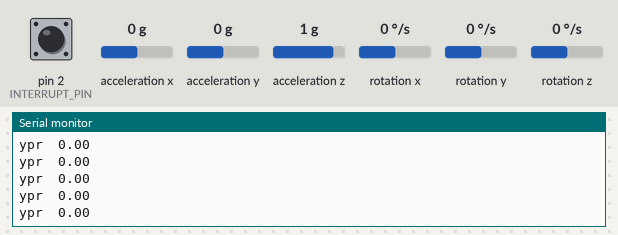
Bench run of a sketch on a simulated Arduino Uno, built with avr-gcc and run on an emulated ATmega328P. On the bench: the last lines printed to the serial monitor. Inputs (shaded band) come from the test bench; at power-on: rotation z 0 °/s, pin 2 (INTERRUPT_PIN) LOW, acceleration x 0 g, acceleration y 0 g, acceleration z 1 g, rotation x 0 °/s, rotation y 0 °/s. The sensor or clock chip raises its interrupt line as the real part does.

Above: at 1.7 s.
1.8 s: rotation z set to -192 °/s
At 2.6 s:
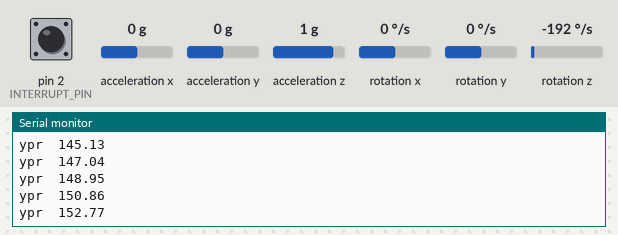
3.3 s: pin 2 (INTERRUPT_PIN) pulled HIGH for 0.15 s
4.9 s: acceleration x set to -1.4 g
At 5.4 s:
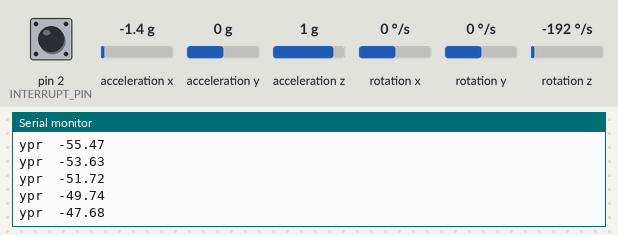
6.4 s: pin 2 (INTERRUPT_PIN) pulled HIGH for 1 s
8.9 s: acceleration y set to -1.4 g
At 9.7 s:
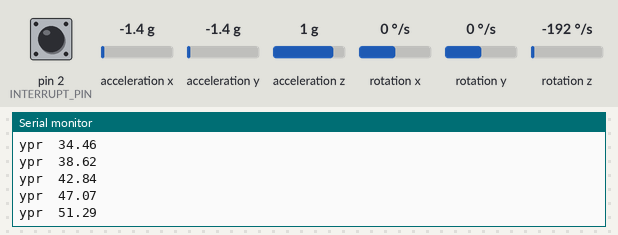
10.4 s: acceleration z set to -1.4 g
At 10.9 s:
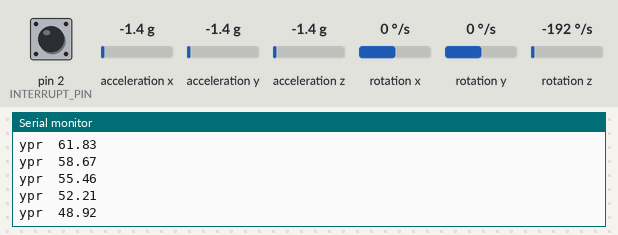
Timing chart, 0 to 12.9 s (numbered marks = the images above; inputs shaded):
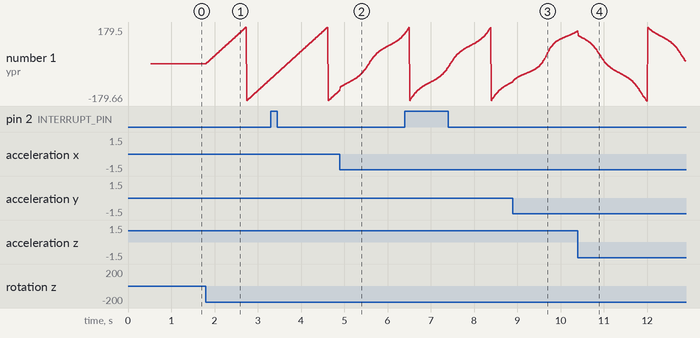

Measured:
- after the input at 1.8 s, the serial monitor: prints a new line at once (image 1)
- plotted number 1: 0 → -73.56 after the input at 1.8 s

The sketch:

MPU_con_grados__se_agrego_a_5_4.ino
```cpp
#include "I2Cdev.h"

#include "MPU6050_6Axis_MotionApps20.h"

#if I2CDEV_IMPLEMENTATION == I2CDEV_ARDUINO_WIRE
    #include "Wire.h"
#endif

MPU6050 mpu;

#define OUTPUT_READABLE_YAWPITCHROLL

#define INTERRUPT_PIN 2  // use pin 2 on Arduino Uno & most boards
#define LED_PIN 13 // (Arduino is 13, Teensy is 11, Teensy++ is 6)
bool blinkState = false;

bool dmpReady = false;  // set true if DMP init was successful
uint8_t mpuIntStatus;   // holds actual interrupt status byte from MPU
uint8_t devStatus;      // return status after each device operation (0 = success, !0 = error)
uint16_t packetSize;    // expected DMP packet size (default is 42 bytes)
uint16_t fifoCount;     // count of all bytes currently in FIFO
uint8_t fifoBuffer[64]; // FIFO storage buffer

Quaternion q;           // [w, x, y, z]         quaternion container
VectorInt16 aa;         // [x, y, z]            accel sensor measurements
VectorInt16 aaReal;     // [x, y, z]            gravity-free accel sensor measurements
VectorInt16 aaWorld;    // [x, y, z]            world-frame accel sensor measurements
VectorFloat gravity;    // [x, y, z]            gravity vector
float euler[3];         // [psi, theta, phi]    Euler angle container
float ypr[3];           // [yaw, pitch, roll]   yaw/pitch/roll container and gravity vector

uint8_t teapotPacket[14] = { '$', 0x02, 0,0, 0,0, 0,0, 0,0, 0x00, 0x00, '\r', '\n' };

volatile bool mpuInterrupt = false;     // indicates whether MPU interrupt pin has gone high
void dmpDataReady() {
    mpuInterrupt = true;
}

void setup() {
    #if I2CDEV_IMPLEMENTATION == I2CDEV_ARDUINO_WIRE
        Wire.begin();
        Wire.setClock(400000); // 400kHz I2C clock. Comment this line if having compilation difficulties
    #elif I2CDEV_IMPLEMENTATION == I2CDEV_BUILTIN_FASTWIRE
        Fastwire::setup(400, true);
    #endif
    Serial.begin(115200);
    while (!Serial); // wait for Leonardo enumeration, others continue immediately

    Serial.println(F("Initializing I2C devices..."));
    mpu.initialize();
    pinMode(INTERRUPT_PIN, INPUT);

    Serial.println(F("Testing device connections..."));
    Serial.println(mpu.testConnection() ? F("MPU6050 connection successful") : F("MPU6050 connection failed"));

    Serial.println(F("Initializing DMP..."));
    devStatus = mpu.dmpInitialize();

    mpu.setXAccelOffset(-1643);
    mpu.setYAccelOffset(589);
    mpu.setZAccelOffset(1333); // 1688 factory default for my test chip
    mpu.setXGyroOffset(418);
    mpu.setYGyroOffset(-57);
    mpu.setZGyroOffset(69);

    if (devStatus == 0) {
        Serial.println(F("Enabling DMP..."));
        mpu.setDMPEnabled(true);

        Serial.println(F("Enabling interrupt detection (Arduino external interrupt 0)..."));
        attachInterrupt(digitalPinToInterrupt(INTERRUPT_PIN), dmpDataReady, RISING);
        mpuIntStatus = mpu.getIntStatus();

        Serial.println(F("DMP ready! Waiting for first interrupt..."));
        dmpReady = true;
        packetSize = mpu.dmpGetFIFOPacketSize();
    } else {
        Serial.print(F("DMP Initialization failed (code "));
        Serial.print(devStatus);
        Serial.println(F(")"));
    }
}

void loop() {
    if (!dmpReady) return;

    while (!mpuInterrupt && fifoCount < packetSize) {
    }

    mpuInterrupt = false;
    mpuIntStatus = mpu.getIntStatus();
    fifoCount = mpu.getFIFOCount();

    if ((mpuIntStatus & 0x10) || fifoCount == 1024) {
        mpu.resetFIFO();
        Serial.println(F("FIFO overflow!"));
    } else if (mpuIntStatus & 0x02) {
        while (fifoCount < packetSize) fifoCount = mpu.getFIFOCount();

        mpu.getFIFOBytes(fifoBuffer, packetSize);

        fifoCount -= packetSize;

        #ifdef OUTPUT_READABLE_QUATERNION
            mpu.dmpGetQuaternion(&q, fifoBuffer);
            Serial.print("quat\t");
            Serial.print(q.w);
            Serial.print("\t");
            Serial.print(q.x);
            Serial.print("\t");
            Serial.print(q.y);
            Serial.print("\t");
            Serial.println(q.z);
        #endif

        #ifdef OUTPUT_READABLE_EULER
            mpu.dmpGetQuaternion(&q, fifoBuffer);
            mpu.dmpGetEuler(euler, &q);
            Serial.print("euler\t");
            Serial.print(euler[0] * 180/M_PI);
            Serial.print("\t");
            Serial.print(euler[1] * 180/M_PI);
            Serial.print("\t");
            Serial.println(euler[2] * 180/M_PI);
        #endif

        #ifdef OUTPUT_READABLE_YAWPITCHROLL
            mpu.dmpGetQuaternion(&q, fifoBuffer);
            mpu.dmpGetGravity(&gravity, &q);
            mpu.dmpGetYawPitchRoll(ypr, &q, &gravity);
            Serial.print("ypr\t");
            Serial.println(ypr[0] * 180/M_PI);
        #endif
    }
}
```
